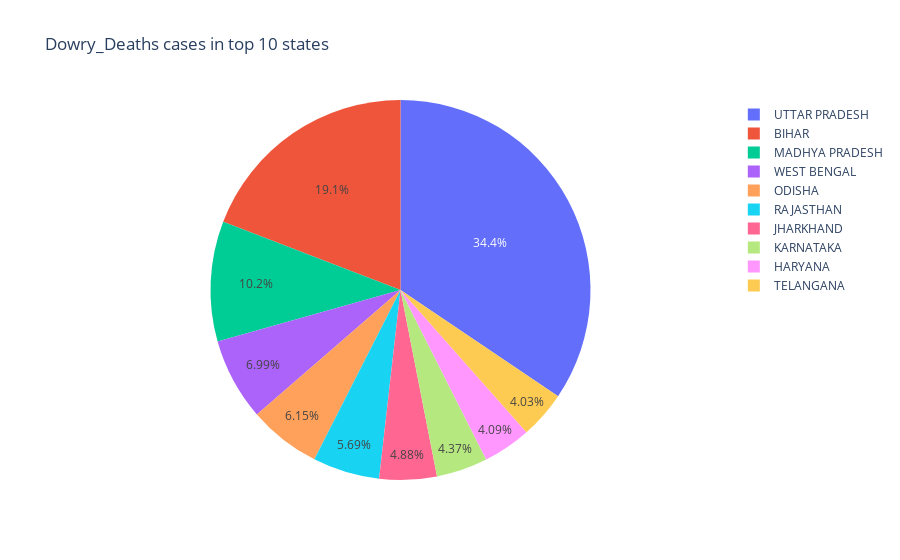

Here is the notebook cell this chart was saved with:
### Code cell
px.pie(data_frame=topDowry_Deaths, names = "State", values="Dowry_Deaths", title = "Dowry_Deaths cases in top 10 states")

### Figure 1 — Plotly figure (JSON) as saved in the notebook; plotly's stock layout.template omitted (floating-point values rounded to 4 significant figures)
{"data": [{"domain": {"x": [0, 1], "y": [0, 1]}, "hovertemplate": "State=%{label}<br>Dowry_Deaths=%{value}<extra></extra>", "labels": ["UTTAR PRADESH", "BIHAR", "MADHYA PRADESH", "WEST BENGAL", "ODISHA", "RAJASTHAN", "JHARKHAND", "KARNATAKA", "HARYANA", "TELANGANA"], "legendgroup": "", "name": "", "showlegend": true, "type": "pie", "values": [2469, 1373, 733, 501, 441, 408, 350, 313, 293, 289]}], "layout": {"legend": {"tracegroupgap": 0}, "title": {"text": "Dowry_Deaths cases in top 10 states"}}}
